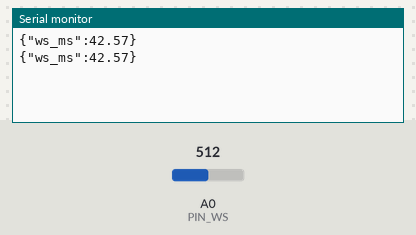
The sketch below on a simulated Arduino Uno, built with avr-gcc and run on an emulated ATmega328P. Shown: the last lines printed to the serial monitor. The test bench sets the inputs (shaded band); at power-on: A0 (PIN_WS) = 512.

Above: at 1.8 s.
1.9 s: A0 (PIN_WS) set to 716
At 2.8 s:
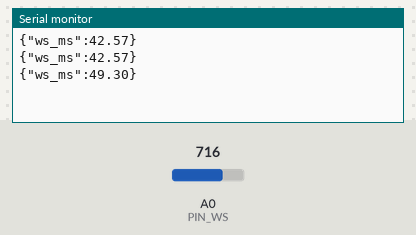
3.4 s: A0 (PIN_WS) set to 900
At 4.4 s:
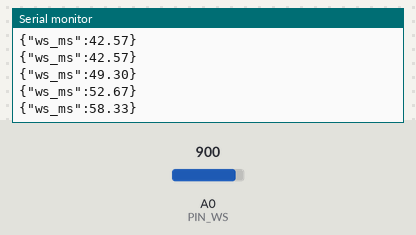
Timing chart, 0 to 6.4 s (numbered marks = the images above; inputs shaded):
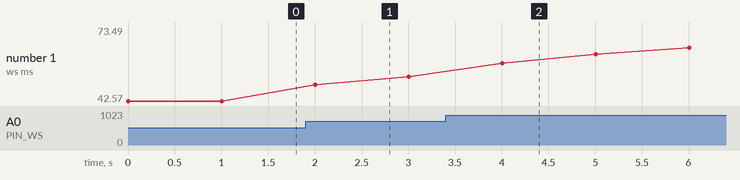

The sketch:

Vindsensor_CG-FS_sep5a.ino
```cpp
/*
  Vindhastighetsmätning med CG-FS / QS-FS sensor
  ------------------------------------------------
  - Sensorutgång: 0.4 V (vid 0 m/s) till 2.0 V (vid 32.4 m/s)
  - Matning: 7–24 V (separat från Arduino, men GND måste kopplas ihop!)
  - Utgången (blå kabel) kopplas till Arduino A0

  Formeln enligt datablad (laskakit.cz):
      wind_speed [m/s] = (Vout - 0.4) / 1.6 * 32.4

  Där:
    Vout = mätt spänning (Volt)
    0.4  = offset (Volt, motsvarar 0 m/s)
    1.6  = spänningsspann (Volt, dvs 2.0 - 0.4)
    32.4 = max vindhastighet (m/s)

  Programmet:
  - Läser analog ingång A0
  - Omvandlar ADC-värde till Volt
  - Räknar ut vindhastighet i m/s med formeln ovan
  - Medelvärdesfiltrerar de senaste 10 mätningarna (för att minska brus)
  - Skickar resultatet till datorn via Serial som JSON varje sekund
*/

const int PIN_WS = A0;      // Vindhastighetssensorns utgång ansluten till A0
const float VREF = 5.0;     // Referensspänning för Arduino (5V om USB/extern 5V)
const int ADC_MAX = 1023;   // 10-bitars ADC ger värden 0–1023

// Parametrar från datablad
const float V_OFFSET = 0.4; // Spänning vid 0 m/s
const float V_RANGE  = 1.6; // Skillnad (2.0 - 0.4 V)
const float WS_MAX   = 32.4;// Max vindhastighet (m/s)

// Buffert för att beräkna glidande medelvärde
const int N = 10;           // Antal prover i medelvärdet
float buffer[N];            // Array med senaste N värden
int idx = 0;                // Position i arrayen
int count = 0;              // Räknare hur många värden vi hunnit fylla

void setup() {
  Serial.begin(115200);     // Starta seriell kommunikation (115200 baud)
  analogReference(DEFAULT); // Använd standardreferens = 5V på Arduino Uno/Nano
  // Initiera bufferten till noll
  for (int i = 0; i < N; i++) {
    buffer[i] = 0.0;
  }
}

/*
  Funktion: readWind_ms
  ----------------------
  Läser en rå ADC-signal från A0, omvandlar till Volt
  och räknar ut vindhastighet (m/s) enligt databladet.
*/
float readWind_ms() {
  int raw = analogRead(PIN_WS);          // Läs analogt värde (0–1023)
  float v = (raw * VREF) / ADC_MAX;      // Omvandla till Volt (0–5 V)

  // Använd databladets formel
  float ws = (v - V_OFFSET) / V_RANGE * WS_MAX;

  // Säkerhetsklamp: om resultatet blir negativt, sätt till 0
  if (ws < 0) {
    ws = 0;
  }
  return ws;
}

void loop() {
  // 1. Läs en ny vindhastighet
  float ws = readWind_ms();

  // 2. Lägg in värdet i bufferten
  buffer[idx] = ws;
  idx = (idx + 1) % N;   // Cirkulär indexering (0 → N-1, sedan börja om)
  if (count < N) {
    count++;             // Räkna upp tills bufferten är full
  }

  // 3. Beräkna medelvärdet
  float sum = 0.0;
  for (int i = 0; i < count; i++) {
    sum += buffer[i];
  }
  float ws_avg = sum / count;

  // 4. Skriv ut resultatet via seriell port i JSON-format
  //    Exempel: {"ws_ms": 3.45}
  Serial.print("{\"ws_ms\":");
  Serial.print(ws_avg, 2); // två decimaler
  Serial.println("}");

  // 5. Vänta en sekund innan nästa utskrift (≈ 1 Hz uppdatering)
  delay(1000);
}
```

Measured:
- after the input at 1.9 s, the serial monitor: prints a new line after 0.10 s (image 1)
- after the input at 3.4 s, the serial monitor: prints a new line after 0.60 s (image 2)
- plotted number 1: 42.57 → 52.67 after the input at 1.9 s, 52.67 → 73.49 after the input at 3.4 s
